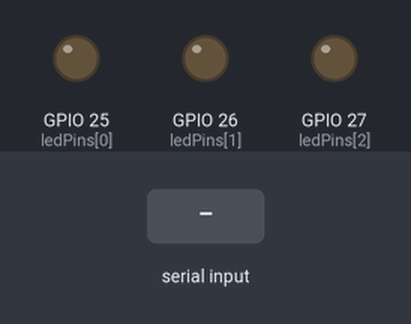
This program was run on a simulated ESP32. Shown: output pins drawn as LEDs (lit = HIGH). Dashed ring = blinking. The inputs (shaded band) are chosen by the test bench. What the program prints to the serial monitor is not drawn.

Above: at 1.2 s.
1.3 s: "SEQ:1\n" received over Serial
At 1.38 s:
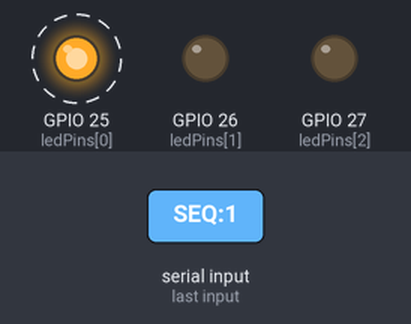
4.3 s: "PWM:30\n" received over Serial
At 5.5 s:
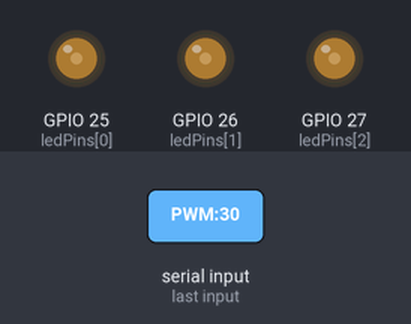
5.8 s: "PWM:70\n" received over Serial
At 6.7 s:
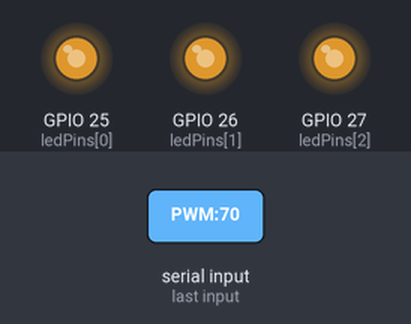
7.3 s: "PWM:100\n" received over Serial
At 7.8 s:
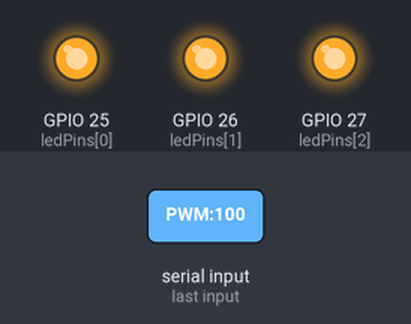
8.8 s: "SEQ:2\n" received over Serial
At 9.22 s:
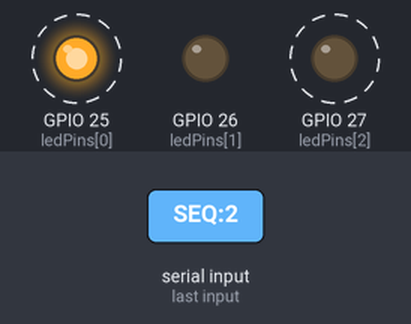
Timing chart, 0 to 12.2 s (numbered marks = the images above; inputs shaded):
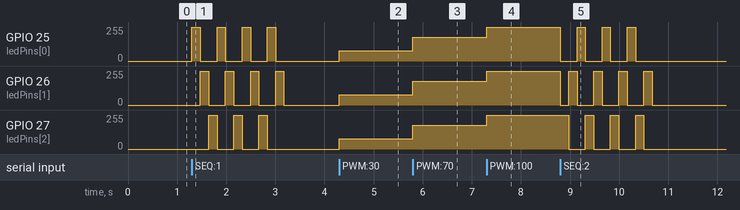

Measured:
- after the input at 1.3 s, GPIO 25 (ledPins[0]): alternates 255/255 for 0.17 s and 0/255 for 0.34 s, 8 changes in all, then stays 0/255, starting at once; GPIO 26 (ledPins[1]): alternates 255/255 for 0.17 s and 0/255 for 0.34 s, 8 changes in all, then stays 0/255, starting after 0.17 s
- after the input at 4.3 s, GPIO 25 (ledPins[0]), GPIO 26 (ledPins[1]), GPIO 27 (ledPins[2]): 0/255 → 77/255 at once
- after the input at 5.8 s, GPIO 25 (ledPins[0]), GPIO 26 (ledPins[1]), GPIO 27 (ledPins[2]): 77/255 → 178/255 at once
- after the input at 7.3 s, GPIO 25 (ledPins[0]), GPIO 26 (ledPins[1]), GPIO 27 (ledPins[2]): 178/255 → 255/255 at once
- after the input at 8.8 s, GPIO 25 (ledPins[0]): alternates 255/255 for 0.17 s and 0/255 for 0.34 s, 7 changes in all, then stays 0/255, starting at once; GPIO 26 (ledPins[1]): 255/255 → 0/255 at once, then repeats every 0.51 s: 255/255 0.17 s, 0/255 0.34 s, until it stays 0/255 from 10.7 s

The program:

main.cpp
```cpp
#include <Arduino.h>

namespace {
constexpr uint8_t ledPins[] = {25, 26, 27};
constexpr uint8_t ledChannels[] = {0, 1, 2};
constexpr uint32_t pwmFrequency = 5000;
constexpr uint8_t pwmResolution = 8;
constexpr uint32_t sequenceIntervalMs = 170;
constexpr uint8_t sequenceSteps = 12;

String inputLine;
bool discardUntilNewline = false;
uint8_t activeSequence = 0;
uint8_t currentStep = 0;
uint32_t lastSequenceStep = 0;

void setBrightness(uint8_t percent) {
  activeSequence = 0;
  const uint32_t duty = (static_cast<uint32_t>(percent) * 255U + 50U) / 100U;
  for (const uint8_t channel : ledChannels) {
    ledcWrite(channel, duty);
  }
}

void startSequence(uint8_t sequence) {
  activeSequence = sequence;
  currentStep = 0;
  lastSequenceStep = millis() - sequenceIntervalMs;
  for (const uint8_t channel : ledChannels) {
    ledcWrite(channel, 0);
  }
}

void processCommand(String command) {
  command.trim();
  command.toUpperCase();

  if (command == "PWM:30") {
    setBrightness(30);
  } else if (command == "PWM:70") {
    setBrightness(70);
  } else if (command == "PWM:100") {
    setBrightness(100);
  } else if (command == "SEQ:1") {
    startSequence(1);
  } else if (command == "SEQ:2") {
    startSequence(2);
  }
}

void readSerialCommands() {
  while (Serial.available() > 0) {
    const char incoming = static_cast<char>(Serial.read());
    if (incoming == '\n') {
      if (!discardUntilNewline) {
        processCommand(inputLine);
      }
      inputLine = "";
      discardUntilNewline = false;
    } else if (incoming != '\r' && !discardUntilNewline) {
      if (inputLine.length() < 40) {
        inputLine += incoming;
      } else {
        inputLine = "";
        discardUntilNewline = true;
      }
    }
  }
}

void updateSequence() {
  if (activeSequence == 0 || millis() - lastSequenceStep < sequenceIntervalMs) {
    return;
  }

  lastSequenceStep = millis();
  for (uint8_t index = 0; index < 3; ++index) {
    const uint8_t litIndex = activeSequence == 1
        ? currentStep % 3
        : 2 - (currentStep % 3);
    ledcWrite(ledChannels[index], index == litIndex ? 255 : 0);
  }

  ++currentStep;
  if (currentStep >= sequenceSteps) {
    activeSequence = 0;
    for (const uint8_t channel : ledChannels) {
      ledcWrite(channel, 0);
    }
  }
}
}  // namespace

void setup() {
  Serial.begin(115200);
  inputLine.reserve(40);

  for (uint8_t index = 0; index < 3; ++index) {
    ledcSetup(ledChannels[index], pwmFrequency, pwmResolution);
    ledcAttachPin(ledPins[index], ledChannels[index]);
    ledcWrite(ledChannels[index], 0);
  }

  Serial.println("ESP32 DevKit V1 lista; protocolo PWM/SEQ a 115200 baudios.");
}

void loop() {
  readSerialCommands();
  updateSequence();
}
```
